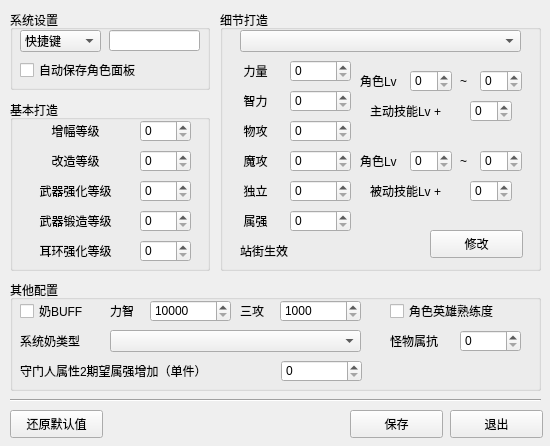
<?xml version="1.0" encoding="UTF-8"?>
<ui version="4.0">
 <class>SettingPanel</class>
 <widget class="QWidget" name="SettingPanel">
  <property name="geometry">
   <rect>
    <x>0</x>
    <y>0</y>
    <width>550</width>
    <height>446</height>
   </rect>
  </property>
  <property name="windowTitle">
   <string>设置</string>
  </property>
  <widget class="QGroupBox" name="groupBox">
   <property name="geometry">
    <rect>
     <x>10</x>
     <y>10</y>
     <width>200</width>
     <height>80</height>
    </rect>
   </property>
   <property name="title">
    <string>系统设置</string>
   </property>
   <widget class="QCheckBox" name="autosaveCKB">
    <property name="geometry">
     <rect>
      <x>10</x>
      <y>50</y>
      <width>150</width>
      <height>20</height>
     </rect>
    </property>
    <property name="text">
     <string>自动保存角色面板</string>
    </property>
   </widget>
   <widget class="QLineEdit" name="hotkeyEdit">
    <property name="geometry">
     <rect>
      <x>99</x>
      <y>20</y>
      <width>91</width>
      <height>21</height>
     </rect>
    </property>
   </widget>
   <widget class="QComboBox" name="hotkeyCMB">
    <property name="geometry">
     <rect>
      <x>10</x>
      <y>20</y>
      <width>81</width>
      <height>22</height>
     </rect>
    </property>
    <item>
     <property name="text">
      <string>快捷键</string>
     </property>
    </item>
    <item>
     <property name="text">
      <string>鼠标</string>
     </property>
    </item>
    <item>
     <property name="text">
      <string>无</string>
     </property>
    </item>
   </widget>
  </widget>
  <widget class="QGroupBox" name="groupBox_2">
   <property name="geometry">
    <rect>
     <x>10</x>
     <y>100</y>
     <width>200</width>
     <height>171</height>
    </rect>
   </property>
   <property name="title">
    <string>基本打造</string>
   </property>
   <widget class="QSpinBox" name="ampSpinBox">
    <property name="geometry">
     <rect>
      <x>130</x>
      <y>20</y>
      <width>51</width>
      <height>22</height>
     </rect>
    </property>
    <property name="maximum">
     <number>20</number>
    </property>
   </widget>
   <widget class="QLabel" name="ampLbl">
    <property name="geometry">
     <rect>
      <x>10</x>
      <y>20</y>
      <width>111</width>
      <height>22</height>
     </rect>
    </property>
    <property name="text">
     <string>增幅等级</string>
    </property>
    <property name="alignment">
     <set>Qt::AlignCenter</set>
    </property>
   </widget>
   <widget class="QSpinBox" name="wpRefoSpinBox">
    <property name="geometry">
     <rect>
      <x>130</x>
      <y>80</y>
      <width>51</width>
      <height>22</height>
     </rect>
    </property>
    <property name="maximum">
     <number>20</number>
    </property>
   </widget>
   <widget class="QLabel" name="wpRefoLbl">
    <property name="geometry">
     <rect>
      <x>10</x>
      <y>80</y>
      <width>111</width>
      <height>22</height>
     </rect>
    </property>
    <property name="text">
     <string>武器强化等级</string>
    </property>
    <property name="alignment">
     <set>Qt::AlignCenter</set>
    </property>
   </widget>
   <widget class="QSpinBox" name="refineSpinBox">
    <property name="geometry">
     <rect>
      <x>130</x>
      <y>110</y>
      <width>51</width>
      <height>22</height>
     </rect>
    </property>
    <property name="maximum">
     <number>9</number>
    </property>
   </widget>
   <widget class="QLabel" name="refineLbl">
    <property name="geometry">
     <rect>
      <x>10</x>
      <y>110</y>
      <width>111</width>
      <height>22</height>
     </rect>
    </property>
    <property name="text">
     <string>武器锻造等级</string>
    </property>
    <property name="alignment">
     <set>Qt::AlignCenter</set>
    </property>
   </widget>
   <widget class="QSpinBox" name="erRefoSpinBox">
    <property name="geometry">
     <rect>
      <x>130</x>
      <y>140</y>
      <width>51</width>
      <height>22</height>
     </rect>
    </property>
    <property name="maximum">
     <number>20</number>
    </property>
   </widget>
   <widget class="QLabel" name="erRefoLbl">
    <property name="geometry">
     <rect>
      <x>10</x>
      <y>140</y>
      <width>111</width>
      <height>22</height>
     </rect>
    </property>
    <property name="text">
     <string>耳环强化等级</string>
    </property>
    <property name="alignment">
     <set>Qt::AlignCenter</set>
    </property>
   </widget>
   <widget class="QSpinBox" name="reformSpinBox">
    <property name="geometry">
     <rect>
      <x>130</x>
      <y>50</y>
      <width>51</width>
      <height>22</height>
     </rect>
    </property>
    <property name="maximum">
     <number>20</number>
    </property>
   </widget>
   <widget class="QLabel" name="reformLbl">
    <property name="geometry">
     <rect>
      <x>10</x>
      <y>50</y>
      <width>111</width>
      <height>22</height>
     </rect>
    </property>
    <property name="text">
     <string>改造等级</string>
    </property>
    <property name="alignment">
     <set>Qt::AlignCenter</set>
    </property>
   </widget>
  </widget>
  <widget class="QGroupBox" name="groupBox_3">
   <property name="geometry">
    <rect>
     <x>220</x>
     <y>10</y>
     <width>321</width>
     <height>261</height>
    </rect>
   </property>
   <property name="title">
    <string>细节打造</string>
   </property>
   <widget class="QComboBox" name="comboBox">
    <property name="geometry">
     <rect>
      <x>20</x>
      <y>20</y>
      <width>281</width>
      <height>22</height>
     </rect>
    </property>
   </widget>
   <widget class="QPushButton" name="modifyBtn">
    <property name="geometry">
     <rect>
      <x>210</x>
      <y>220</y>
      <width>93</width>
      <height>28</height>
     </rect>
    </property>
    <property name="text">
     <string>修改</string>
    </property>
   </widget>
   <widget class="QLabel" name="STRLbl">
    <property name="geometry">
     <rect>
      <x>10</x>
      <y>50</y>
      <width>51</width>
      <height>22</height>
     </rect>
    </property>
    <property name="text">
     <string>力量</string>
    </property>
    <property name="alignment">
     <set>Qt::AlignCenter</set>
    </property>
   </widget>
   <widget class="QSpinBox" name="STRSpinBox">
    <property name="geometry">
     <rect>
      <x>70</x>
      <y>50</y>
      <width>61</width>
      <height>22</height>
     </rect>
    </property>
    <property name="maximum">
     <number>9999</number>
    </property>
   </widget>
   <widget class="QLabel" name="INTLbl">
    <property name="geometry">
     <rect>
      <x>10</x>
      <y>80</y>
      <width>51</width>
      <height>22</height>
     </rect>
    </property>
    <property name="text">
     <string>智力</string>
    </property>
    <property name="alignment">
     <set>Qt::AlignCenter</set>
    </property>
   </widget>
   <widget class="QSpinBox" name="INTSpinBox">
    <property name="geometry">
     <rect>
      <x>70</x>
      <y>80</y>
      <width>61</width>
      <height>22</height>
     </rect>
    </property>
    <property name="maximum">
     <number>9999</number>
    </property>
   </widget>
   <widget class="QLabel" name="PATKLbl">
    <property name="geometry">
     <rect>
      <x>10</x>
      <y>110</y>
      <width>51</width>
      <height>22</height>
     </rect>
    </property>
    <property name="text">
     <string>物攻</string>
    </property>
    <property name="alignment">
     <set>Qt::AlignCenter</set>
    </property>
   </widget>
   <widget class="QSpinBox" name="PATKSpinBox">
    <property name="geometry">
     <rect>
      <x>70</x>
      <y>110</y>
      <width>61</width>
      <height>22</height>
     </rect>
    </property>
    <property name="maximum">
     <number>9999</number>
    </property>
   </widget>
   <widget class="QSpinBox" name="MATKSpinBox">
    <property name="geometry">
     <rect>
      <x>70</x>
      <y>140</y>
      <width>61</width>
      <height>22</height>
     </rect>
    </property>
    <property name="maximum">
     <number>9999</number>
    </property>
   </widget>
   <widget class="QLabel" name="MATKLbl">
    <property name="geometry">
     <rect>
      <x>10</x>
      <y>140</y>
      <width>51</width>
      <height>22</height>
     </rect>
    </property>
    <property name="text">
     <string>魔攻</string>
    </property>
    <property name="alignment">
     <set>Qt::AlignCenter</set>
    </property>
   </widget>
   <widget class="QSpinBox" name="IATKSpinBox">
    <property name="geometry">
     <rect>
      <x>70</x>
      <y>170</y>
      <width>61</width>
      <height>22</height>
     </rect>
    </property>
    <property name="maximum">
     <number>9999</number>
    </property>
   </widget>
   <widget class="QLabel" name="IATKLbl">
    <property name="geometry">
     <rect>
      <x>10</x>
      <y>170</y>
      <width>51</width>
      <height>22</height>
     </rect>
    </property>
    <property name="text">
     <string>独立</string>
    </property>
    <property name="alignment">
     <set>Qt::AlignCenter</set>
    </property>
   </widget>
   <widget class="QSpinBox" name="ELESpinBox">
    <property name="geometry">
     <rect>
      <x>70</x>
      <y>200</y>
      <width>61</width>
      <height>22</height>
     </rect>
    </property>
    <property name="maximum">
     <number>9999</number>
    </property>
   </widget>
   <widget class="QLabel" name="ELELbl">
    <property name="geometry">
     <rect>
      <x>10</x>
      <y>200</y>
      <width>51</width>
      <height>22</height>
     </rect>
    </property>
    <property name="text">
     <string>属强</string>
    </property>
    <property name="alignment">
     <set>Qt::AlignCenter</set>
    </property>
   </widget>
   <widget class="QLabel" name="label">
    <property name="geometry">
     <rect>
      <x>140</x>
      <y>60</y>
      <width>51</width>
      <height>22</height>
     </rect>
    </property>
    <property name="text">
     <string>角色Lv</string>
    </property>
   </widget>
   <widget class="QSpinBox" name="activeLSpinBox">
    <property name="geometry">
     <rect>
      <x>190</x>
      <y>60</y>
      <width>42</width>
      <height>22</height>
     </rect>
    </property>
    <property name="minimum">
     <number>0</number>
    </property>
    <property name="maximum">
     <number>100</number>
    </property>
   </widget>
   <widget class="QLabel" name="label_2">
    <property name="geometry">
     <rect>
      <x>240</x>
      <y>60</y>
      <width>16</width>
      <height>22</height>
     </rect>
    </property>
    <property name="text">
     <string>~</string>
    </property>
   </widget>
   <widget class="QSpinBox" name="activeRSpinBox">
    <property name="geometry">
     <rect>
      <x>260</x>
      <y>60</y>
      <width>42</width>
      <height>22</height>
     </rect>
    </property>
    <property name="minimum">
     <number>0</number>
    </property>
    <property name="maximum">
     <number>100</number>
    </property>
   </widget>
   <widget class="QLabel" name="label_3">
    <property name="geometry">
     <rect>
      <x>150</x>
      <y>90</y>
      <width>101</width>
      <height>22</height>
     </rect>
    </property>
    <property name="text">
     <string>主动技能Lv +</string>
    </property>
   </widget>
   <widget class="QSpinBox" name="activeCSpinBox">
    <property name="geometry">
     <rect>
      <x>250</x>
      <y>90</y>
      <width>42</width>
      <height>22</height>
     </rect>
    </property>
    <property name="maximum">
     <number>10</number>
    </property>
   </widget>
   <widget class="QLabel" name="label_4">
    <property name="geometry">
     <rect>
      <x>150</x>
      <y>170</y>
      <width>101</width>
      <height>22</height>
     </rect>
    </property>
    <property name="text">
     <string>被动技能Lv +</string>
    </property>
   </widget>
   <widget class="QSpinBox" name="passiveLSpinBox">
    <property name="geometry">
     <rect>
      <x>190</x>
      <y>140</y>
      <width>42</width>
      <height>22</height>
     </rect>
    </property>
    <property name="minimum">
     <number>0</number>
    </property>
    <property name="maximum">
     <number>100</number>
    </property>
   </widget>
   <widget class="QLabel" name="label_5">
    <property name="geometry">
     <rect>
      <x>240</x>
      <y>140</y>
      <width>16</width>
      <height>22</height>
     </rect>
    </property>
    <property name="text">
     <string>~</string>
    </property>
   </widget>
   <widget class="QSpinBox" name="passiveCSpinBox">
    <property name="geometry">
     <rect>
      <x>250</x>
      <y>170</y>
      <width>42</width>
      <height>22</height>
     </rect>
    </property>
    <property name="maximum">
     <number>10</number>
    </property>
   </widget>
   <widget class="QLabel" name="label_6">
    <property name="geometry">
     <rect>
      <x>140</x>
      <y>140</y>
      <width>51</width>
      <height>22</height>
     </rect>
    </property>
    <property name="text">
     <string>角色Lv</string>
    </property>
   </widget>
   <widget class="QSpinBox" name="passiveRSpinBox">
    <property name="geometry">
     <rect>
      <x>260</x>
      <y>140</y>
      <width>42</width>
      <height>22</height>
     </rect>
    </property>
    <property name="minimum">
     <number>0</number>
    </property>
    <property name="maximum">
     <number>100</number>
    </property>
   </widget>
   <widget class="QLabel" name="isInLbl">
    <property name="geometry">
     <rect>
      <x>20</x>
      <y>230</y>
      <width>61</width>
      <height>22</height>
     </rect>
    </property>
    <property name="text">
     <string>站街生效</string>
    </property>
   </widget>
  </widget>
  <widget class="Line" name="line">
   <property name="geometry">
    <rect>
     <x>10</x>
     <y>390</y>
     <width>531</width>
     <height>20</height>
    </rect>
   </property>
   <property name="orientation">
    <enum>Qt::Horizontal</enum>
   </property>
  </widget>
  <widget class="QPushButton" name="recoverBtn">
   <property name="geometry">
    <rect>
     <x>10</x>
     <y>410</y>
     <width>93</width>
     <height>28</height>
    </rect>
   </property>
   <property name="text">
    <string>还原默认值</string>
   </property>
  </widget>
  <widget class="QPushButton" name="exitBtn">
   <property name="geometry">
    <rect>
     <x>450</x>
     <y>410</y>
     <width>93</width>
     <height>28</height>
    </rect>
   </property>
   <property name="text">
    <string>退出</string>
   </property>
  </widget>
  <widget class="QPushButton" name="saveBtn">
   <property name="geometry">
    <rect>
     <x>350</x>
     <y>410</y>
     <width>93</width>
     <height>28</height>
    </rect>
   </property>
   <property name="text">
    <string>保存</string>
   </property>
  </widget>
  <widget class="QGroupBox" name="groupBox_4">
   <property name="geometry">
    <rect>
     <x>10</x>
     <y>280</y>
     <width>531</width>
     <height>111</height>
    </rect>
   </property>
   <property name="title">
    <string>其他配置</string>
   </property>
   <widget class="QCheckBox" name="bufferCKB">
    <property name="geometry">
     <rect>
      <x>10</x>
      <y>20</y>
      <width>71</width>
      <height>22</height>
     </rect>
    </property>
    <property name="text">
     <string>奶BUFF</string>
    </property>
   </widget>
   <widget class="QLabel" name="label_7">
    <property name="geometry">
     <rect>
      <x>100</x>
      <y>20</y>
      <width>31</width>
      <height>22</height>
     </rect>
    </property>
    <property name="text">
     <string>力智</string>
    </property>
   </widget>
   <widget class="QSpinBox" name="buffAttrSpinBox">
    <property name="geometry">
     <rect>
      <x>140</x>
      <y>20</y>
      <width>81</width>
      <height>22</height>
     </rect>
    </property>
    <property name="minimum">
     <number>10000</number>
    </property>
    <property name="maximum">
     <number>99999</number>
    </property>
   </widget>
   <widget class="QLabel" name="label_8">
    <property name="geometry">
     <rect>
      <x>230</x>
      <y>20</y>
      <width>31</width>
      <height>22</height>
     </rect>
    </property>
    <property name="text">
     <string>三攻</string>
    </property>
   </widget>
   <widget class="QSpinBox" name="buffAtkSpinBox">
    <property name="geometry">
     <rect>
      <x>270</x>
      <y>20</y>
      <width>81</width>
      <height>22</height>
     </rect>
    </property>
    <property name="minimum">
     <number>1000</number>
    </property>
    <property name="maximum">
     <number>9999</number>
    </property>
   </widget>
   <widget class="QCheckBox" name="heroCKB">
    <property name="geometry">
     <rect>
      <x>380</x>
      <y>20</y>
      <width>131</width>
      <height>22</height>
     </rect>
    </property>
    <property name="text">
     <string>角色英雄熟练度</string>
    </property>
   </widget>
   <widget class="QComboBox" name="sysBufferComboBox">
    <property name="geometry">
     <rect>
      <x>100</x>
      <y>50</y>
      <width>251</width>
      <height>22</height>
     </rect>
    </property>
   </widget>
   <widget class="QLabel" name="label_9">
    <property name="geometry">
     <rect>
      <x>10</x>
      <y>50</y>
      <width>81</width>
      <height>22</height>
     </rect>
    </property>
    <property name="text">
     <string>系统奶类型</string>
    </property>
   </widget>
   <widget class="QLabel" name="label_10">
    <property name="geometry">
     <rect>
      <x>380</x>
      <y>50</y>
      <width>61</width>
      <height>22</height>
     </rect>
    </property>
    <property name="text">
     <string>怪物属抗</string>
    </property>
   </widget>
   <widget class="QSpinBox" name="antiELESpinBox">
    <property name="geometry">
     <rect>
      <x>450</x>
      <y>50</y>
      <width>61</width>
      <height>22</height>
     </rect>
    </property>
    <property name="minimum">
     <number>0</number>
    </property>
    <property name="maximum">
     <number>999</number>
    </property>
    <property name="value">
     <number>0</number>
    </property>
   </widget>
   <widget class="QLabel" name="label_11">
    <property name="geometry">
     <rect>
      <x>10</x>
      <y>80</y>
      <width>231</width>
      <height>22</height>
     </rect>
    </property>
    <property name="text">
     <string>守门人属性2期望属强增加（单件）</string>
    </property>
   </widget>
   <widget class="QSpinBox" name="guardELESpinBox">
    <property name="geometry">
     <rect>
      <x>271</x>
      <y>80</y>
      <width>81</width>
      <height>22</height>
     </rect>
    </property>
    <property name="maximum">
     <number>45</number>
    </property>
   </widget>
  </widget>
 </widget>
 <resources/>
 <connections/>
</ui>
